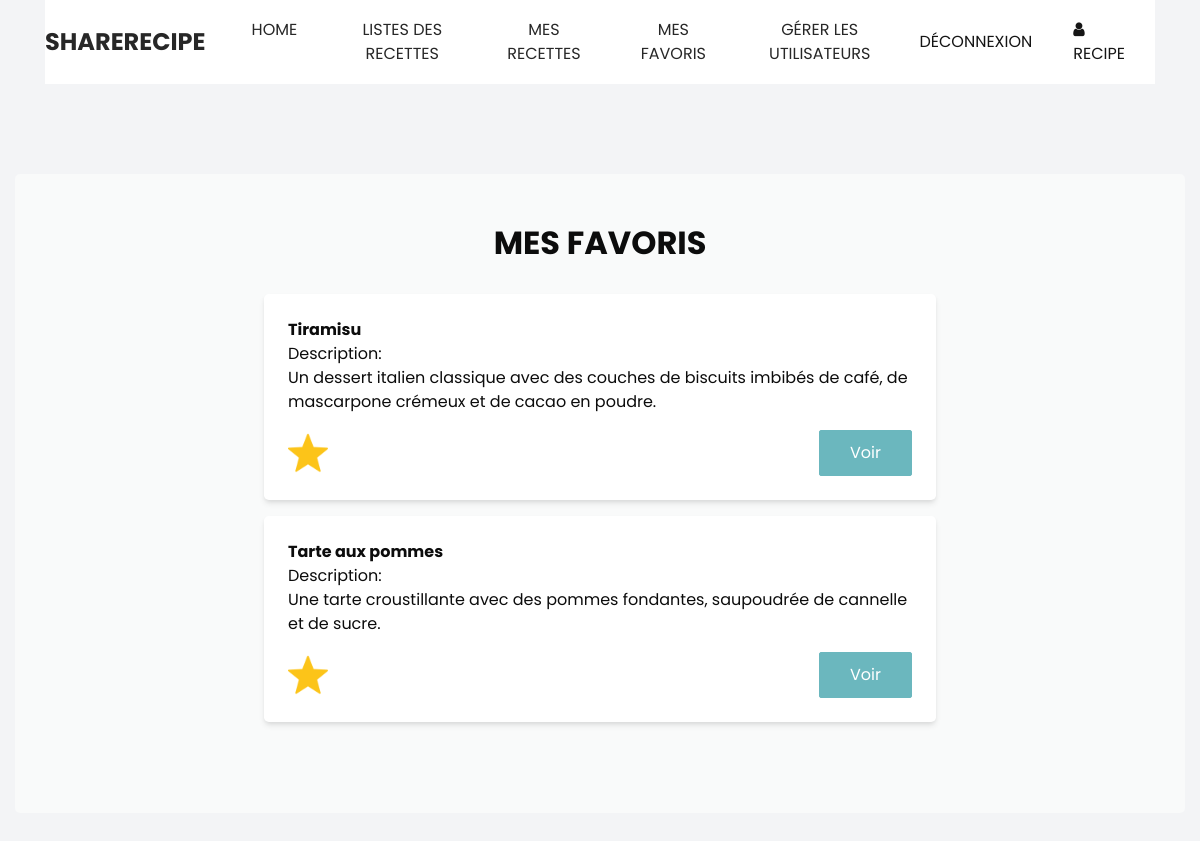
The page /mesfav.php (signed in) on the database its author committed.
### tables this page shows
CREATE TABLE IF NOT EXISTS `recettes` (
  `id_recette` int NOT NULL AUTO_INCREMENT,
  `titre` varchar(255) NOT NULL,
  `description` text NOT NULL,
  `ingredients` text NOT NULL,
  `etapes_preparation` text NOT NULL,
  `temps_preparation` varchar(50) DEFAULT 'Non renseigné',
  `temps_cuisson` varchar(50) DEFAULT 'Non renseigné',
  `image` varchar(256) NOT NULL DEFAULT 'img_defaut.jpg',
  `id_auteur` int NOT NULL,
  `date_creation` timestamp NOT NULL DEFAULT CURRENT_TIMESTAMP,
  PRIMARY KEY (`id_recette`),
  UNIQUE KEY `unique_titre_par_auteur` (`titre`,`id_auteur`),
  KEY `id_auteur` (`id_auteur`)
);

### mesfav.php (the view, shortened to what this page needs)
<?php
require_once "connect.php";
$sql_favoris = "SELECT recettes.*
                FROM recettes
                JOIN Favoris ON recettes.id_recette = Favoris.id_recette
                WHERE Favoris.id_utilisateur = :id_utilisateur
                ORDER BY recettes.date_creation DESC";
$stmt_favoris = $db->prepare($sql_favoris);
$stmt_favoris->execute(["id_utilisateur" => $_SESSION["user"]["id_auteur"]]);
$recettes_favorites = $stmt_favoris->fetchAll();
?>
<!DOCTYPE html>
<html>
<head>
    <link href="https://cdn.jsdelivr.net/npm/tailwindcss@2.2.19/dist/tailwind.min.css" rel="stylesheet">
    <link rel="stylesheet" type="text/css" href="css/bootstrap.css" />
    <link href="css/font-awesome.min.css" rel="stylesheet" />
    <link href="css/style.css" rel="stylesheet" />
    <link href="css/responsive.css" rel="stylesheet" />
</head>
<body class="sub_page bg-gray-100 flex flex-col min-h-screen">
    <div class="hero_area">
        <header class="header_section long_section px-0">
            <nav class="navbar navbar-expand-lg custom_nav-container ">
                <a class="navbar-brand" href="index.php">
                    <span>ShareRecipe</span>
                </a>
                <div class="collapse navbar-collapse mx-auto" id="navbarSupportedContent">
                    <div class="d-flex mx-auto flex-column flex-lg-row align-items-center">
                        <ul class="navbar-nav ">
                            <li class="nav-item">
                                <a class="nav-link" href="index.php">Home <span class="sr-only">(current)</span></a>
                            </li>
                            <li class="nav-item">
                                <a class="nav-link" href="Listes_recettes.php">Listes des recettes</a>
                            </li>
                            <?php if(isset($_SESSION["user"])): ?>
                                <?php if($_SESSION["user"]["role"] == "utilisateur" || $_SESSION["user"]["role"]== "admin"): ?>
                                    <li class="nav-item">
                                        <a class="nav-link" href="MesRecettes.php">Mes recettes</a>
                                    </li>
                                    <li class="nav-item">
                                        <a class="nav-link" href="Mesfav.php">Mes favoris</a>
                                    </li>
                                <?php endif; ?>
                                <?php if($_SESSION["user"]["role"] == "admin"): ?>
                                    <li class="nav-item active">
                                        <a class="nav-link" href="gereruser.php">Gérer les utilisateurs</a>
                                    </li>
                                <?php endif; ?>
                            <?php endif; ?>
                        </ul>
                        <?php if(!isset($_SESSION["user"])): ?>
                            <div class="quote_btn-container">
                                <a href="inscription.php">
                                    <span>Inscription</span>
                                </a>
                            </div>
                            <div class="quote_btn-container">
                                <a href="connexion.php">
                                    <span>Connexion</span>
                                    <i class="fa fa-user" aria-hidden="true"></i>
                                </a>
                            </div>
                        <?php else: ?>
                            <div class="quote_btn-container">
                                <a class="nav-link" href="deconnexion.php">Déconnexion</a>
                                <a href="profils.php">
                                    <i class="fa fa-user" aria-hidden="true"></i>
                                    <span><?=strip_tags($_SESSION["user"]["prenom"]) ?></span>
                                </a>
                            </div>
                        <?php endif; ?>
                    </div>
                </div>
            </nav>
        </header>
    </div>
    <section class="blog_section layout_padding">
    <div class="container mx-auto" style="background: #f9fafa; padding-top: 50px; padding-bottom: 75px; border-radius: 5px;">
        <div class="heading_container">
            <h2>Mes Favoris</h2>
            <br>
            <?php if (!empty($recettes_favorites)): ?>
                <ul class="space-y-4 mx-auto">
                    <?php foreach ($recettes_favorites as $recette): ?>
                        <li class="bg-white p-4 shadow-md rounded-lg max-w-2xl">
                            <span class="font-bold"><?= $recette['titre'] ?></span>
                            <p>Description: <br><?= $recette['description'] ?></p>
                            <form method="post" class="mt-2">
                                <div class="flex justify-between items-center">
                                    <button type="submit" name="remove_favoris" class="inline-flex items-center bg-transparent border-none focus:outline-none">
                                        <img src="icon/star-50.png" alt="Étoile" width="40" height="40" class="mr-2">
                                    </button>
                                    <a href="recette.php?id_recette=<?= $recette["id_recette"] ?>" style="padding: 10px 30px; background-color: #6bb7be; color: #ffffff; border-radius: 2px; border: 1px solid #6bb7be;">
                                        Voir
                                    </a>
                                </div>
                            </form>
                        </li>
                    <?php endforeach; ?>
                </ul>
            <?php else: ?>
                <p class="text-gray-600" style="text-align: center;">Vous n'avez aucune recette en favoris pour le moment.</p>
            <?php endif; ?>
        </div>
    </div>
</section>
</body>
</html>

### css/style.css (style rules this page uses)
body { font-family: "Poppins", sans-serif; color: #0c0c0c; background-color: #ffffff; overflow-x: hidden; }
.layout_padding { padding: 90px 0; }
.long_section { margin-left: 45px; margin-right: 45px; padding-left: 15px; padding-right: 15px; }
.heading_container { display: -webkit-box; display: -ms-flexbox; display: flex; -webkit-box-orient: vertical; -webkit-box-direction: normal; -ms-flex-direction: column; flex-direction: column; -webkit-box-align: start; -ms-flex-align: start; align-items: flex-start; }
.heading_container h2 { position: relative; font-weight: bold; text-transform: uppercase; }
.hero_area { min-height: 100vh; position: relative; display: -webkit-box; display: -ms-flexbox; display: flex; -webkit-box-orient: vertical; -webkit-box-direction: normal; -ms-flex-direction: column; flex-direction: column; }
.sub_page .hero_area { min-height: auto; }
.header_section { background-color: #ffffff; }
.custom_nav-container .navbar-nav .nav-item .nav-link { padding: 3px 15px; margin: 10px 15px; color: #272727; text-align: center; text-transform: uppercase; }
a, a:hover, a:focus { text-decoration: none; }
.navbar-brand span { font-size: 24px; font-weight: 700; color: #272727; text-transform: uppercase; }
.custom_nav-container { z-index: 99999; padding: 5px 0; }
.quote_btn-container { display: -webkit-box; display: -ms-flexbox; display: flex; -webkit-box-align: center; -ms-flex-align: center; align-items: center; }
.quote_btn-container a { color: #151515; margin-right: 25px; text-transform: uppercase; }
.quote_btn-container a span { margin-right: 5px; }
.blog_section .heading_container { -webkit-box-align: center; -ms-flex-align: center; align-items: center; }
.blog_section .heading_container h2::before { left: 50%; -webkit-transform: translateX(-50%); transform: translateX(-50%); }

### css/responsive.css (style rules this page uses)
@media (min-width: 1200px) { .container { max-width: 1170px; } }

### rows shown on the page
recettes: titre "Tiramisu", description "Un dessert italien classique avec des couches de biscuits imbibés de café, de mascarpone crémeux et de cacao en poudre."
recettes: titre "Tarte aux pommes", description "Une tarte croustillante avec des pommes fondantes, saupoudrée de cannelle et de sucre."

### other values the page prints
strip_tags($_SESSION["user"]["prenom"]) "RECIPE"
